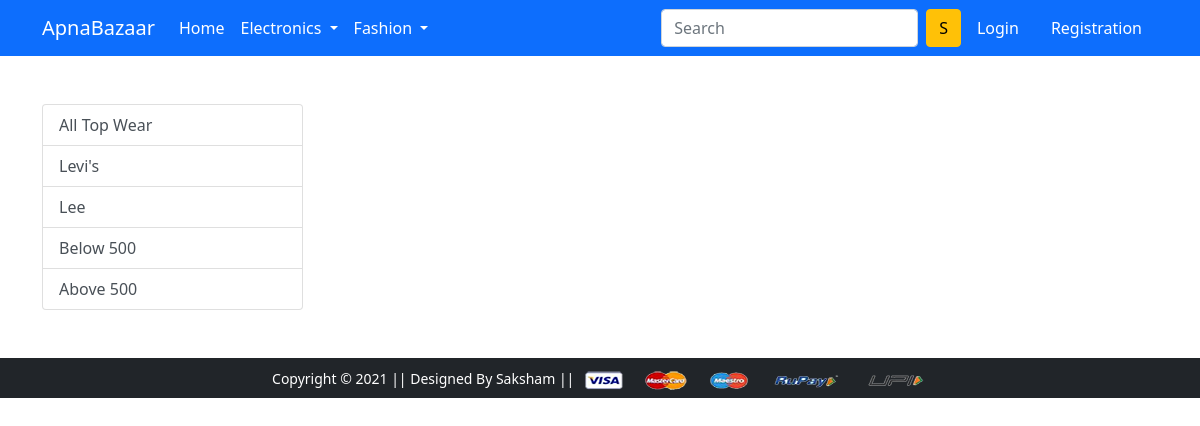
The page /topwear/levis/ on the database as committed earlier.
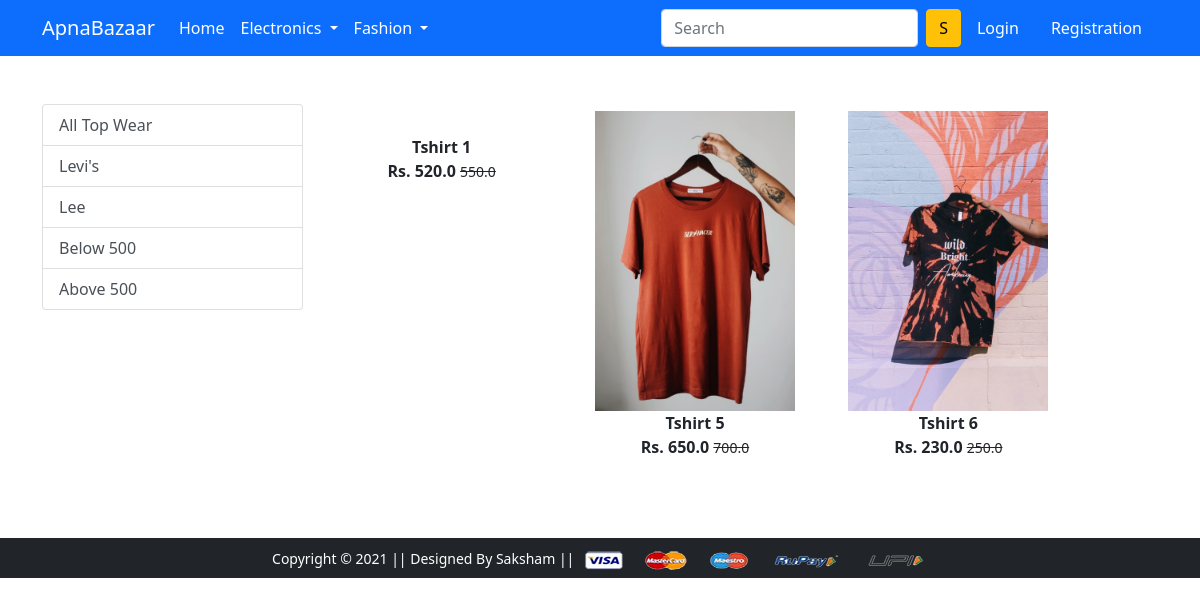
The same page on the database as committed later.
### app/models.py (models this page shows, shortened)
class Product(models.Model):
    title = models.CharField(max_length=100)
    selling_price = models.FloatField()
    discounted_price = models.FloatField()
    description = models.TextField()
    brand = models.CharField(max_length=100)
    category = models.CharField(choices=CATEGORY_CHOICES, max_length=2)
    product_image = models.ImageField(upload_to='productimg')

### app/views.py (the view)
# urls.py: path('topwear/', views.topwear, name='topwear'),
def topwear(request,data=None):
    totalitem = 0
    if data==None:
        topwears=Product.objects.filter(category='TW')
    elif data=='levis' or data=='lee':
        topwears=Product.objects.filter(category='TW').filter(brand=data)
    elif data=='below':
        topwears=Product.objects.filter(category='TW').filter(discounted_price__lt=500)
    elif data=='above':
        topwears=Product.objects.filter(category='TW').filter(discounted_price__gt=500)
    if request.user.is_authenticated:
        totalitem=len(Cart.objects.filter(user=request.user))
    return render(request, 'app/topwear.html',{'topwears':topwears,'totalitem':totalitem})

### app/templates/app/topwear.html (shortened to what this page needs)
{% extends 'app/base.html' %}
{% load static %}
{% block main-content %}
<div class="container my-5">
 <div class="row">
  <div class="col-sm-3">
   <div class="list-group">
        <a href="{% url 'topwear' %}" class="list-group-item list-group-item-action" aria-current="true">All Top Wear</a>
        <a href="{% url 'topweardata' 'levis' %}" class="list-group-item list-group-item-action" aria-current="true">Levi's</a>
        <a href="{% url 'topweardata' 'lee' %}" class="list-group-item list-group-item-action" aria-current="true">Lee</a>
        <a href="{% url 'topweardata' 'below' %}" class="list-group-item list-group-item-action" aria-current="true">Below 500</a>
        <a href="{% url 'topweardata' 'above' %}" class="list-group-item list-group-item-action" aria-current="true">Above 500</a>
    </div>
  </div>
  <div class="col-sm-8">
      <div class="row">
          {% for product in topwears %}
          <div class="col-sm-4 text-center mb-4">
              <a href="{% url 'product-detail' product.id %}" class="btn">
                  <div class="item">
                      <img src="{{product.product_image.url}}" alt="" height="300">
                      <div class="fw-bold">{{product.title}}</div>
                      <div class="fw-bold">Rs. {{product.discounted_price}}
                        <small class="fw-light text-decoration-line-through">{{product.selling_price}}</small>
                      </div>
                  </div>
              </a>
          </div>
          {% endfor %}
      </div>
  </div>
 </div>
</div>
{% endblock main-content %}

Rows that differ between the two databases and show on the page:
now on this page (row edited): Product: title "Tshirt 1", discounted_price "520.0", selling_price "550.0"
now on this page (row edited): Product: product_image (picture), title "Tshirt 5", discounted_price "650.0", selling_price "700.0"
now on this page (row edited): Product: product_image (picture), title "Tshirt 6", discounted_price "230.0", selling_price "250.0"
